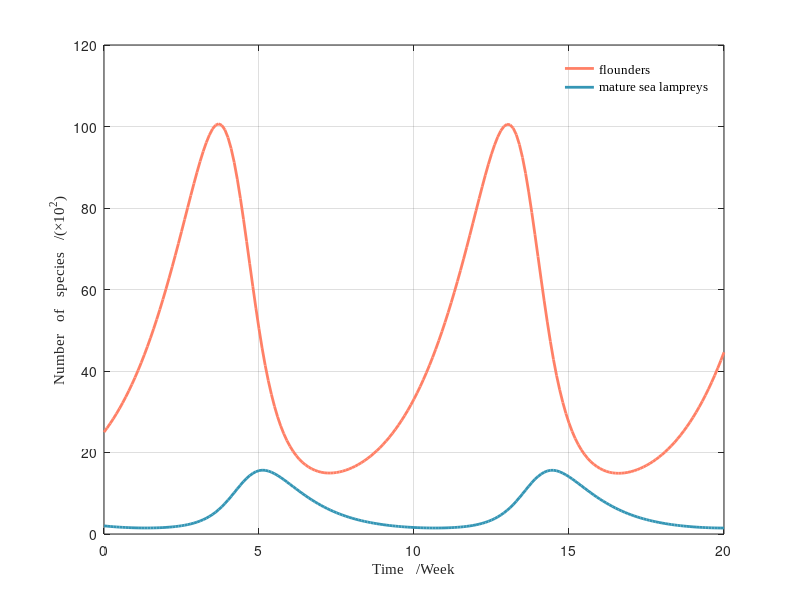
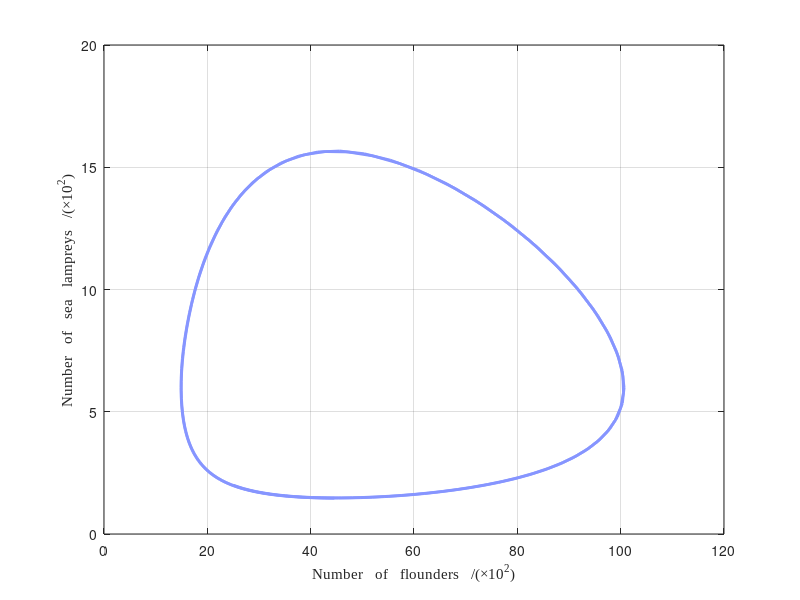

Write the MATLAB code that produced these figures, in order.
%Lotka-Volterra__parasitism

t=0:0.1:20;x0=[25,2];k1=1;k2=0.5;b=0.1;c=0.02,e=0.4;  
% t：time frame
% x0：the initial number of flounders and mature sea lampreys (25 and 2)
% k1：flounders' growth rate during independent survival  
% k2：mature sea lamprey's death rate during independent survival
% b：mature sea lamprey's ability to prey on zooplankton
% c：flounders' ability to support sea lampreys
% x(1)，(x(t))：flounders' number
% x(2)，(y(t))：mature sea lampreys's number
% e: artificial fishing rate

y=@(t,x)[x(1).*(k1-e-b*x(2));x(2).*(-(k2+e)+c*x(1))]; 
[t,x]=ode45(y,t,x0);

%y(t),x(t)
plot(t,x(:,1),'Linewidth',2,'Color','#FF8066');
hold on;
plot(t,x(:,2),'Linewidth',2,'Color','#3596B5');
grid; 
legend('flounders','mature sea lampreys','FontName','Times New Roman','Linewidth', 2); 
xlabel('Time   /Week','FontName','Times New Roman','Linewidth', 2);
ylabel('Number   of   species   /(×10^2)','FontName','Times New Roman','Linewidth', 2);
legend('boxoff');

%y(x)
figure
plot(x(:,1),x(:,2),'Linewidth',2,'Color','#8695FF'),grid
xlabel('Number   of   flounders   /(×10^2)','FontName','Times New Roman','Linewidth', 2);  
ylabel('Number   of   sea   lampreys   /(×10^2)','FontName','Times New Roman','Linewidth', 2);  
